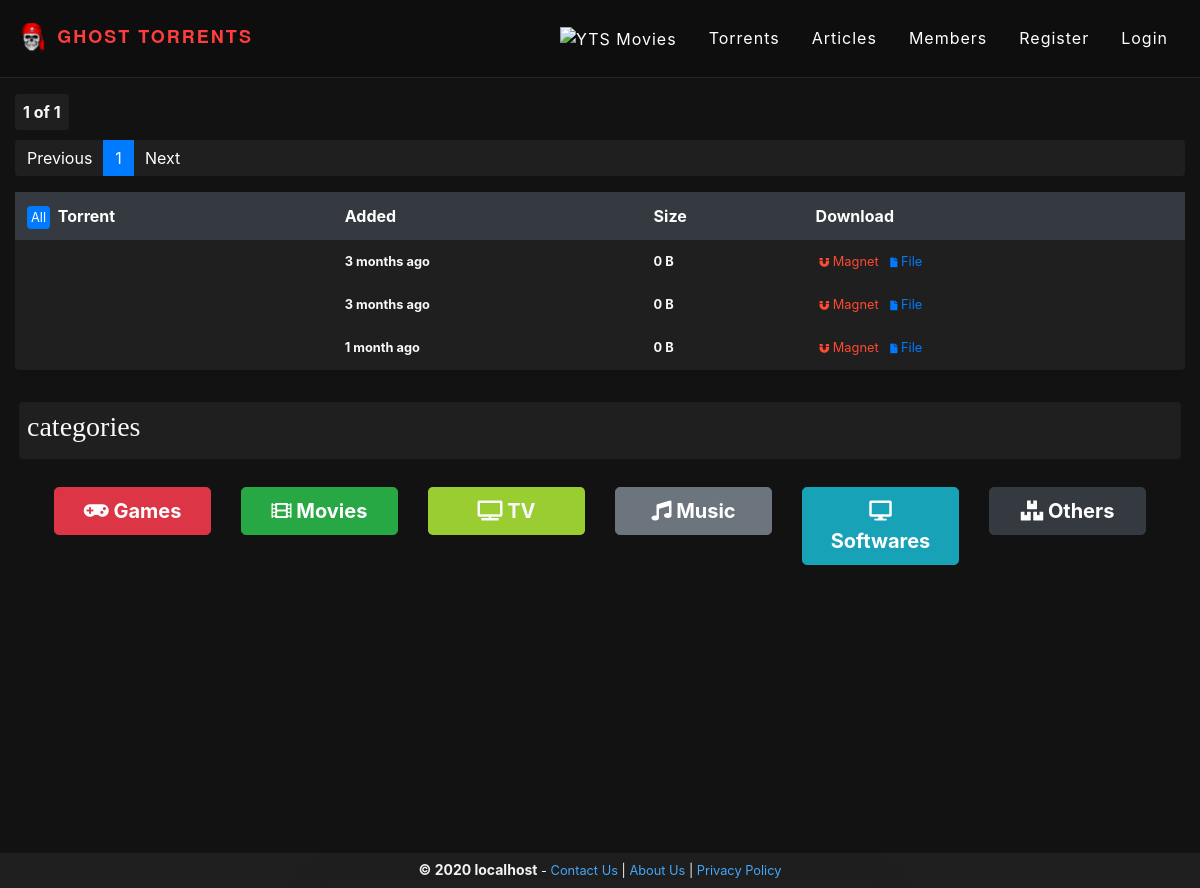
The page /templates/torrents/torrents?type=torrents on the database as committed earlier.
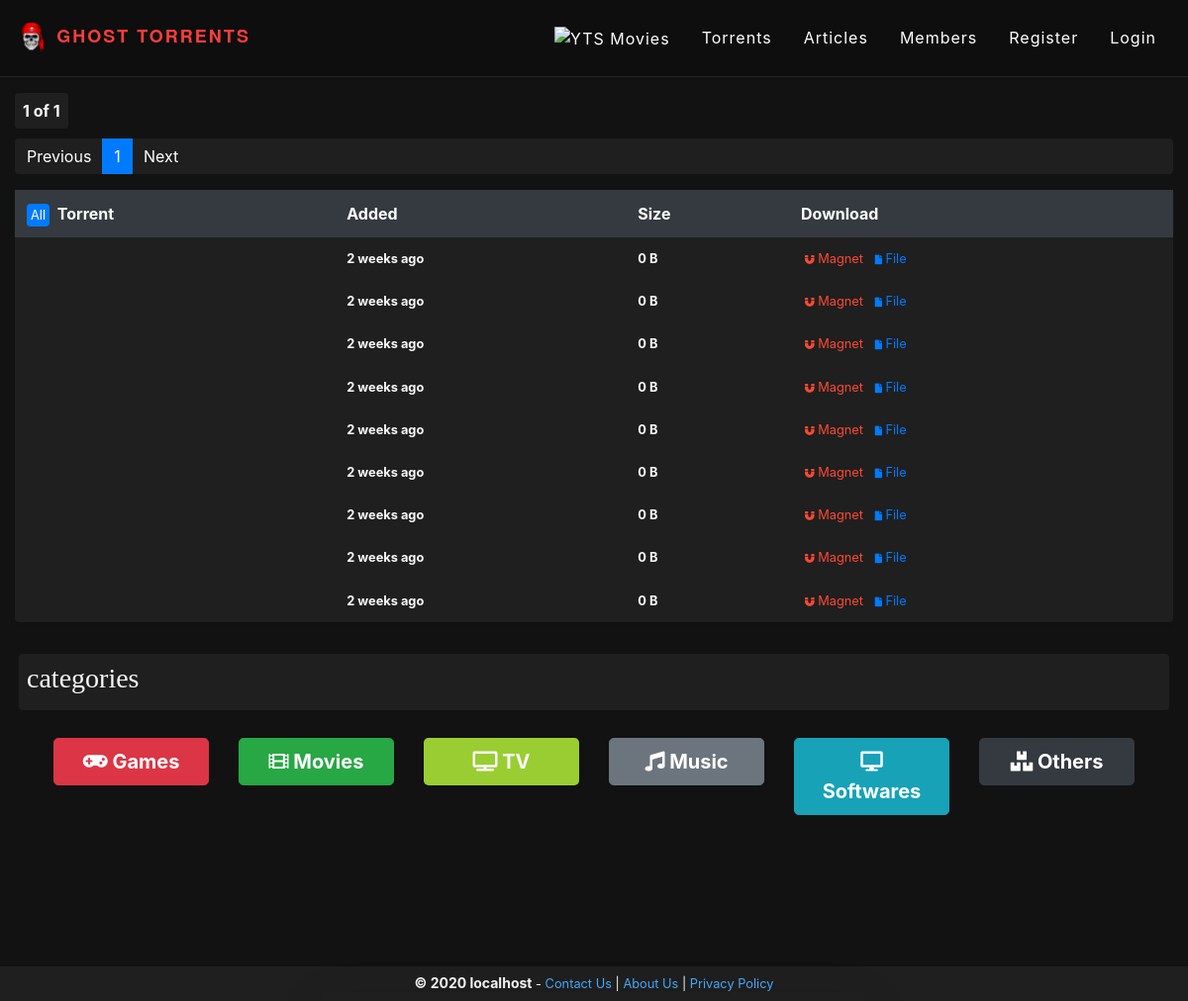
The same page on the database as committed later.
### tables this page shows
CREATE TABLE `torrents` (
  `id` int(11) NOT NULL AUTO_INCREMENT,
  `description` text,
  `uploader` varchar(100) DEFAULT NULL,
  `category` varchar(100) DEFAULT NULL,
  `file_path` varchar(200) DEFAULT NULL,
  `peers_info` json DEFAULT NULL,
  `created_at` timestamp NULL DEFAULT CURRENT_TIMESTAMP,
  `date` varchar(100) DEFAULT NULL,
  `comments` json DEFAULT NULL,
  PRIMARY KEY (`id`)
);

### torrents/torrents-database.php (called while the page is built, shortened)
<?php
include_once $_SERVER['DOCUMENT_ROOT'] . '/torrents/Torrent.php';
include_once $_SERVER['DOCUMENT_ROOT'] . '/config/size_conversion.php';
include_once $_SERVER['DOCUMENT_ROOT'] . '/config/datetime.php';
class TorrentsDatabase
{
    public static function getTorrentMetaInfo($torrent_dir)
    {
        $torrent = new Torrent($torrent_dir);
        $trackers_array = array();
        $torrent_info = [
            "name" => $torrent->name(),
            "hash" => $torrent->hash_info(),
            "size" => SizeConversion::humanReadableSize($torrent->size()),
            "trackers" => $trackers_array,
            "content" => $torrent->content(),
            "announce" => $trackers_array[0],
        ];
        return $torrent_info;
    }
    public static function countTotalTorrents($category)
    {
        $conn = DBConnection::getConnection();
        if ($category === "all") {
            $select_query = "SELECT COUNT(*) as total_torrents FROM torrents";
        } else {
            $select_query = "SELECT COUNT(*) as total_torrents FROM torrents WHERE category = '$category'";
        }
        $result = $conn->query($select_query);
        $count = $result->fetch_assoc()['total_torrents'];
        return $count;
    }
    public static function getTorrents($offset, $total_records_per_page)
    {
        $conn = DBConnection::getConnection();
        $select_query = "SELECT * FROM torrents LIMIT $offset, $total_records_per_page";
        $torrents = $conn->query($select_query);
        $torrents_info_array = array();
        while ($torrent = $torrents->fetch_assoc()) {
            $torrent_meta_info  = TorrentsDatabase::getTorrentMetaInfo($_SERVER['DOCUMENT_ROOT'] .
                $torrent['file_path']);
            $torrents_array = array(
                'description' => $torrent['description'],
                'path' => $torrent['file_path'],
                'id' => $torrent['id'],
                'file_path' => $torrent['file_path'],
                'category' => $torrent['category'],
                'date' => $torrent['date'],
                'magnet' => TorrentsDatabase::getMagnetLink(
                    $torrent_meta_info['name'],
                    $torrent_meta_info['hash'],
                    $torrent_meta_info['announce'],
                    $torrent_meta_info['trackers']
                ),
            );
            array_push($torrents_info_array, array_merge($torrent_meta_info, $torrents_array));
        }
        return $torrents_info_array;
    }
    public static function getMagnetLink($name, $info_hash, $announce, $trackers_array)
    {
        $trackers = '';
        $magnet = 'magnet:?'
            . 'xt=urn:btih:' . $info_hash
            . '&dn=' . $name
            . '&tr=' . $announce
            . $trackers;
        return $magnet;
    }
}

### torrents/Torrent.php (called while the page is built, shortened)
<?php
class Torrent
{
	static protected $errors = array();
	public function __construct($data = null, $meta = array(), $piece_length = 256)
	{
		if ($this->build($data, $piece_length * 1024))
			$this->touch();
		else
			$meta = array_merge($meta, $this->decode($data));
	}
	public function announce($announce = null)
	{
		if (is_null($announce))
			return !isset($this->{'announce-list'}) ?
				isset($this->announce) ? $this->announce : null :
				$this->{'announce-list'};
	}
	public function name($name = null)
	{
		return is_null($name) ?
			isset($this->info['name']) ? $this->info['name'] : null :
			$this->touch($this->info['name'] = (string) $name);
	}
	public function hash_info()
	{
		return isset($this->info) ?
			sha1(self::encode($this->info)) :
			null;
	}
	public function content($precision = null)
	{
		$files = array();
		return $files;
	}
	public function size($precision = null)
	{
		$size = 0;
		return is_null($precision) ?
			$size :
			self::format($size, $precision);
	}
	static protected function decode($string)
	{
		$data = is_file($string) || self::url_exists($string) ?
			self::file_get_contents($string) :
			$string;
		return (array) self::decode_data($data);
	}
	static private function decode_data(&$data)
	{
		switch (self::char($data)) {
			default:
				return self::decode_string($data);
		}
	}
	static private function decode_string(&$data)
	{
		if (!$colon = @strpos($data, ':'))
			return self::set_error(new Exception('Invalid string length, colon not found'));
		$length = intval(substr($data, 0, $colon));
		$string = substr($data, $colon + 1, $length);
		return $string;
	}
	protected function build($data, $piece_length)
	{
		if (is_null($data))
			return false;
		elseif (is_array($data) && self::is_list($data))
			return $this->info = $this->files($data, $piece_length);
		elseif (is_dir($data))
			return $this->info = $this->folder($data, $piece_length);
		elseif ((is_file($data) || self::url_exists($data)) && !self::is_torrent($data))
			return $this->info = $this->file($data, $piece_length);
		else
			return false;
	}
	static protected function set_error($exception, $message = false)
	{
		return (array_unshift(self::$errors,  $exception) && $message) ? $exception->getMessage() : false;
	}
	static private function char($data)
	{
		return empty($data) ?
			false :
			substr($data, 0, 1);
	}
	static public function url_exists($url)
	{
		return preg_match('#^http(s)?://[a-z0-9-]+(.[a-z0-9-]+)*(:[0-9]+)?(/.*)?$#i', $url) ?
			(bool) preg_grep('#^HTTP/.*\s(200|304)\s#', (array) @get_headers($url)) :
			false;
	}
}

### config/size_conversion.php (called while the page is built)
<?php
class SizeConversion
{
    public static function humanReadableSize($size, $precision = 2)
    {
        for ($i = 0; ($size / 1024) > 0.9; $i++, $size /= 1024) {
        }
        return round($size, $precision) . [' B', ' kB', ' MB', ' GB', ' TB', ' PB', ' EB', ' ZB', ' YB'][$i];
    }
}

### config/datetime.php (called while the page is built, shortened)
<?php
class DateAndTime
{
    public static function time_elapsed_string($datetime, $full = false)
    {
        $now = new DateTime;
        $ago = new DateTime($datetime);
        $diff = $now->diff($ago);
        $diff->w = floor($diff->d / 7);
        $diff->d -= $diff->w * 7;
        $string = array(
            'y' => 'year',
            'm' => 'month',
            'w' => 'week',
            'd' => 'day',
            'h' => 'hour',
            'i' => 'min',
            's' => 'sec',
        );
        foreach ($string as $k => &$v) {
            if ($diff->$k) {
                $v = $diff->$k . ' ' . $v . ($diff->$k > 1 ? 's' : '');
            } else {
                unset($string[$k]);
            }
        }
        if (!$full) $string = array_slice($string, 0, 1);
        return $string ? implode(', ', $string) . ' ago' : 'just now';
    }
}

### templates/torrents/torrents.php (the view, shortened to what the changed rows need)
<!DOCTYPE html>
<html lang="en">
<head>
    <?php
    include $_SERVER['DOCUMENT_ROOT'] . '/templates/base/head-tags.php';
    include_once $_SERVER['DOCUMENT_ROOT'] . '/torrents/torrents-database.php';
    include_once  $_SERVER['DOCUMENT_ROOT'] . '/config/datetime.php';
    ?>
</head>
<body>
    <div class="container-fluid" id="container" style="margin-top: 100px;">
        <?php
        include_once  $_SERVER['DOCUMENT_ROOT'] . '/config/pagination.php';
        ?>
        <div class="table table-responsive mt-2">
            <table class="table table-borderless table-dark shadow-sm dark-bg rounded" id="articles-table">
                <thead class="thead-dark">
                    <tr>
                        <th scope="col">
                            <small class="mr-1 bg-primary text-white p-1 rounded">All</small>
                            Torrent</th>
                        <th scope="col">Added</th>
                        <th scope="col">Size</th>
                        <th scope="col">Download</th>
                    </tr>
                </thead>
                <tbody>
                    <?php foreach ($torrents as $torrent) : ?>
                        <tr>
                            <td style="letter-spacing: 0.5px;" class="small">
                            </td>
                            <td class="small">
                                <b class="text-light">
                                    <?php echo DateAndTime::time_elapsed_string($torrent['date']); ?>
                                </b>
                            </td>
                            <td class="small">
                                <b class="text-light">
                                    <?php echo $torrent['size']; ?>
                                </b>
                            </td>
                            <td class="small">
                                <a href="<?php echo $torrent['magnet']; ?>" class="danger-label p-1">
                                    <i class="fa fa-magnet fa-xs"></i>
                                    Magnet
                                </a>
                                <a href="<?php echo $torrent['path'] ?>" class="text-primary p-1">
                                    <i class="fa fa-file fa-xs"></i>
                                    File
                                </a>
                            </td>
                        </tr>
                    <?php endforeach; ?>
                </tbody>
            </table>
        </div>
    </div>
</body>
</html>

### config/pagination.php (shortened to what the changed rows need)
<?php
include_once $_SERVER['DOCUMENT_ROOT'] . '/torrents/torrents-database.php';
$type = $_GET['type'];
$category = "";
$total_records = 0;
switch ($type) {
    case 'torrents':
        $result = torrentPagination();
        $category = $result["category"];
        $total_records = $result["total_records"];
        break;
}
function torrentPagination()
{
    if (isset($_GET['category'])) {
        $category = $_GET['category'];
        $total_records = TorrentsDatabase::countTotalTorrents("$category");
        return ["category" => $category, "total_records" => $total_records];
    }
}
if (isset($_GET['page_no']) && $_GET['page_no'] != "") {
    $page_no = $_GET['page_no'];
} else {
    $page_no = 1;
}
$total_records_per_page = 10;
$offset = ($page_no - 1) * $total_records_per_page;
$total_no_of_pages = ceil($total_records / $total_records_per_page);
if ($type === "torrents") {
    if ($category === "all")
        $torrents = TorrentsDatabase::getTorrents($offset, $total_records_per_page);
    else
        $torrents = TorrentsDatabase::getTorrentsByCategory($offset, $total_records_per_page, $category);
} else if ($type === "users") {
    $users = UserDatabase::getUsersByOffset($offset, $total_records_per_page);
} else if ($type === "articles") {
    $articles = ArticlesDatabase::getArticlesByOffset($offset, $total_records_per_page);
}
?>
<ul class="pagination dark-bg">
    <?php
    if ($total_no_of_pages <= 10) {
        for ($counter = 1; $counter <= $total_no_of_pages; $counter++) {
            if ($counter == $page_no) {
                echo "<li class='page-item active'><a class='page-link'>$counter<span class='sr-only'>(current)</span></a></li>";
            } else {
                echo "<li class='page-item' ><a class='page-link' href='?page_no=$counter'>$counter</a></li>";
            }
        }
    }
    ?>
</ul>

Rows that differ between the two databases and show on the page:
removed torrents: date "3 months ago", size "0 B"
removed torrents: date "3 months ago", size "0 B"
removed torrents: date "1 month ago", size "0 B"
added torrents: date "2 weeks ago", size "0 B"
added torrents: date "2 weeks ago", size "0 B"
added torrents: date "2 weeks ago", size "0 B"
added torrents: date "2 weeks ago", size "0 B"
added torrents: date "2 weeks ago", size "0 B"
added torrents: date "2 weeks ago", size "0 B"
added torrents: date "2 weeks ago", size "0 B"
added torrents: date "2 weeks ago", size "0 B"
added torrents: date "2 weeks ago", size "0 B"
